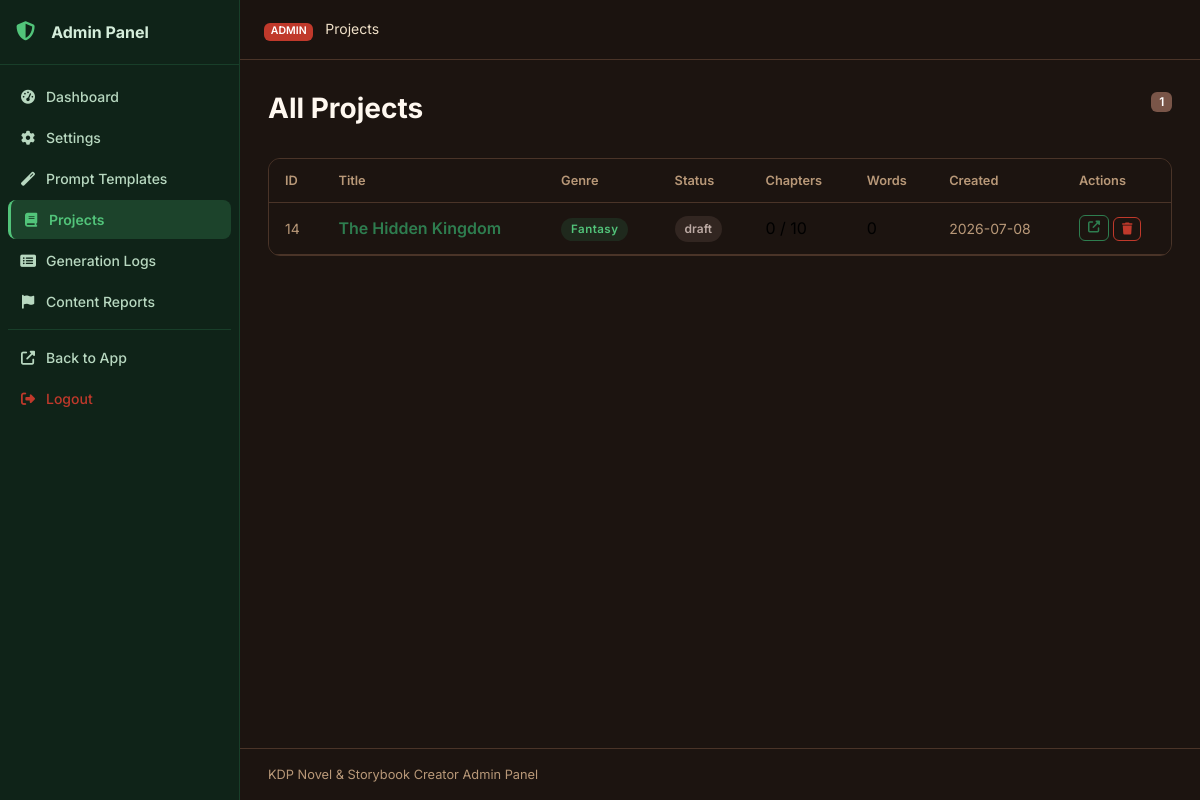
Page /julisunkan/projects (signed in) on the earlier database version.
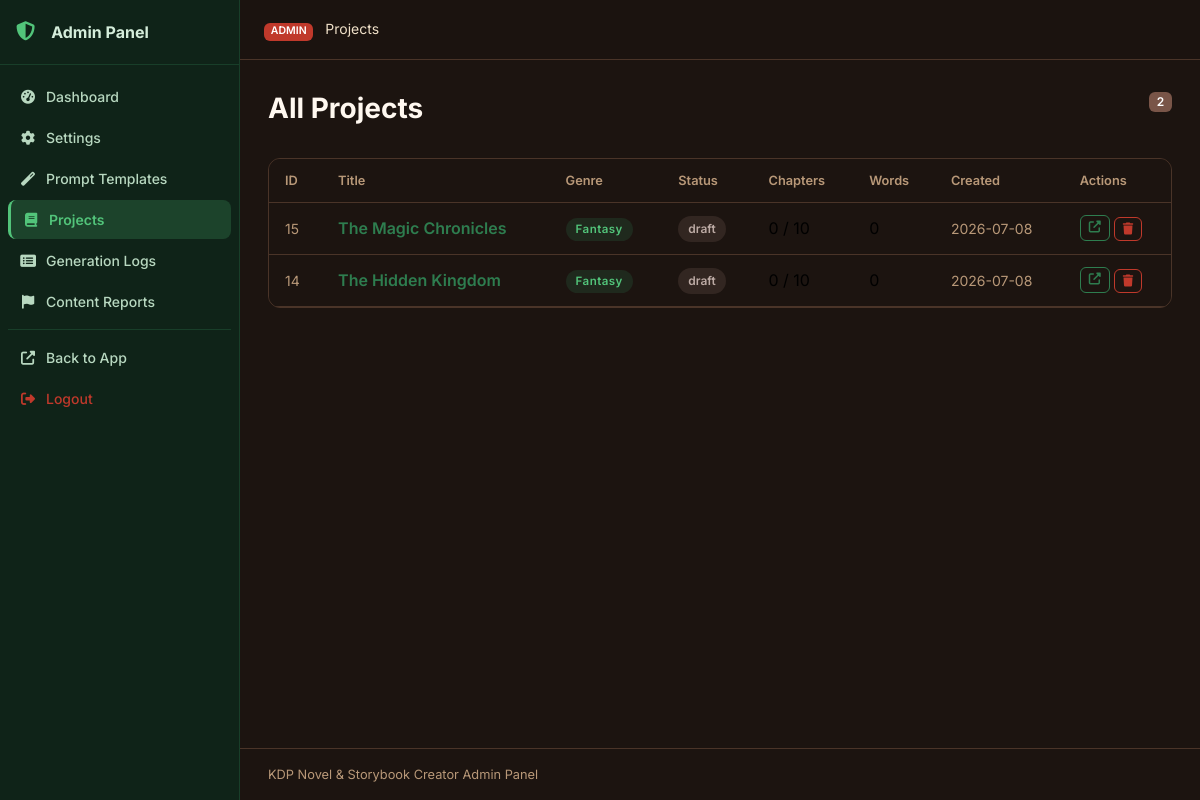
Same page on the later database version.
### tables this page shows
CREATE TABLE projects (
    id INTEGER PRIMARY KEY AUTOINCREMENT,
    title TEXT NOT NULL,
    subtitle TEXT DEFAULT '',
    genre TEXT DEFAULT 'Fantasy',
    audience TEXT DEFAULT 'Adult',
    description TEXT DEFAULT '',
    language TEXT DEFAULT 'English',
    story_type TEXT DEFAULT 'Novel',
    writing_style TEXT DEFAULT 'Descriptive',
    point_of_view TEXT DEFAULT 'Third Person Limited',
    tense TEXT DEFAULT 'Past',
    tone TEXT DEFAULT 'Adventurous',
    num_chapters INTEGER DEFAULT 10,
    words_per_chapter INTEGER DEFAULT 2000,
    creativity_level TEXT DEFAULT 'balanced',
    temperature REAL DEFAULT 0.7,
    top_p REAL DEFAULT 0.9,
    max_tokens INTEGER DEFAULT 4096,
    status TEXT DEFAULT 'draft',
    current_chapter INTEGER DEFAULT 0,
    total_words INTEGER DEFAULT 0,
    cover_prompt TEXT DEFAULT '',
    include_images INTEGER DEFAULT 0,
    images_per_chapter INTEGER DEFAULT 1,
    image_style TEXT DEFAULT 'Realistic',
    created_at TIMESTAMP DEFAULT CURRENT_TIMESTAMP,
    updated_at TIMESTAMP DEFAULT CURRENT_TIMESTAMP
);

### routes/admin.py (the view)
@bp.route('/projects')
@admin_required
def projects():
    db = get_db()
    all_projects = db.execute('SELECT * FROM projects ORDER BY updated_at DESC').fetchall()
    return render_template('admin/projects.html', projects=all_projects)

### database/__init__.py (called while the page is built)
def get_db():
    if 'db' not in g:
        db_path = current_app.config['DATABASE']
        os.makedirs(os.path.dirname(db_path), exist_ok=True)
        g.db = sqlite3.connect(db_path)
        g.db.row_factory = sqlite3.Row
        g.db.execute('PRAGMA foreign_keys = ON')
        g.db.execute('PRAGMA journal_mode = WAL')
    return g.db

### utils/helpers.py (called while the page is built)
def admin_required(f):
    @wraps(f)
    def decorated(*args, **kwargs):
        if not session.get('admin_logged_in'):
            return redirect(url_for('admin.login'))
        return f(*args, **kwargs)
    return decorated

def get_setting(db, key, default=''):
    row = db.execute('SELECT value FROM settings WHERE key = ?', (key,)).fetchone()
    return row['value'] if row else default

### templates/admin/projects.html (shortened to what this page needs)
{% extends "admin/base.html" %}
{% block breadcrumb %}Projects{% endblock %}
{% block admin_content %}
<div class="page-header">
  <h1 class="page-title">All Projects</h1>
  <span class="badge bg-secondary">{{ projects | length }}</span>
</div>
<div class="card data-card">
  <div class="card-body p-0">
    <div class="table-responsive">
      <table class="table table-hover align-middle mb-0">
        <thead>
          <tr>
            <th>ID</th><th>Title</th><th>Genre</th><th>Status</th>
            <th>Chapters</th><th>Words</th><th>Created</th><th>Actions</th>
          </tr>
        </thead>
        <tbody>
          {% for p in projects %}
          <tr>
            <td class="text-muted small">{{ p.id }}</td>
            <td>
              <a href="{{ url_for('projects.project_detail', project_id=p.id) }}" class="fw-600 text-decoration-none">
                {{ p.title[:40] }}
              </a>
            </td>
            <td><span class="genre-badge genre-{{ p.genre | lower | replace(' ', '-') | replace('/', '-') }}">{{ p.genre }}</span></td>
            <td><span class="status-pill status-{{ p.status }}">{{ p.status }}</span></td>
            <td>{{ p.current_chapter }} / {{ p.num_chapters }}</td>
            <td>{{ '{:,}'.format(p.total_words) }}</td>
            <td class="text-muted small">{{ p.created_at[:10] if p.created_at else '—' }}</td>
            <td>
              <div class="d-flex gap-1">
                <a href="{{ url_for('projects.project_detail', project_id=p.id) }}" class="btn btn-xs btn-outline-primary">
                  <i class="fas fa-external-link-alt"></i>
                </a>
                <form method="POST" action="{{ url_for('admin.delete_project', project_id=p.id) }}" style="display:inline" id="del-proj-{{ p.id }}">
                  <button type="button" class="btn btn-xs btn-outline-danger"
                          onclick="showConfirm('Delete this project? This cannot be undone.', function(){ document.getElementById('del-proj-{{ p.id }}').submit(); })">
                    <i class="fas fa-trash"></i>
                  </button>
                </form>
              </div>
            </td>
          </tr>
          {% endfor %}
        </tbody>
      </table>
    </div>
  </div>
</div>
{% endblock %}

Differences in the rows shown:
added projects: id "15", title "The Magic Chronicles", genre "Fantasy", status "draft", current_chapter "0", num_chapters "10", total_words "0", created_at "2026-07-08"
Other differences:
{{ projects | length }}: "1" → "2"
